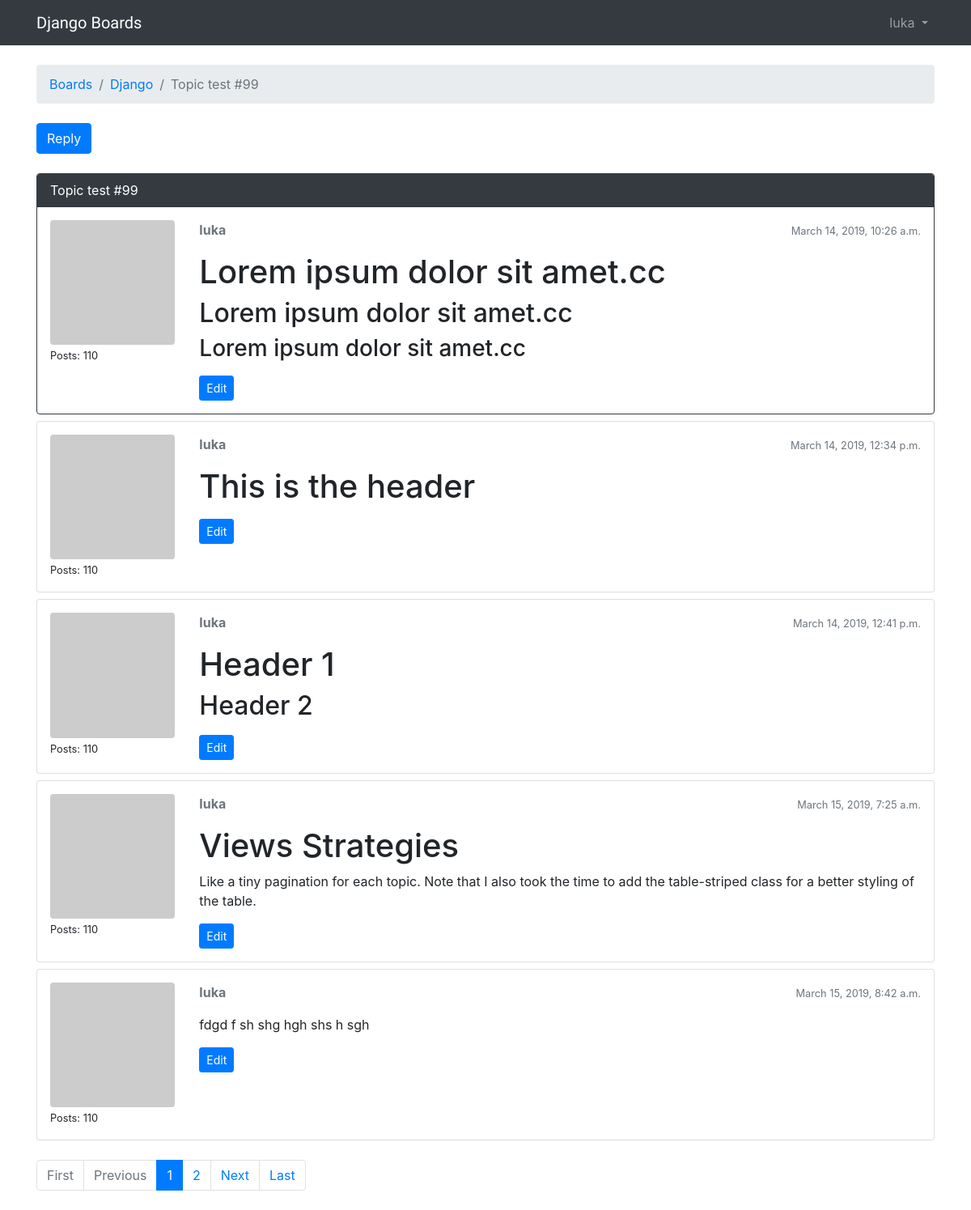
Screenshot of /boards/1/topics/103/ (signed in) with the database file from the repository.
### boards/models.py (models this page shows, shortened)
class Topic(models.Model):
    subject = models.CharField(max_length=255)
    last_updated = models.DateTimeField(auto_now_add=True)
    board = models.ForeignKey(Board, related_name='topics', on_delete=models.PROTECT)
    starter = models.ForeignKey(User, related_name='topics', on_delete=models.PROTECT)
    views = models.PositiveIntegerField(default=0)

class Board(models.Model):
    name = models.CharField(max_length=30, unique=True)
    description = models.CharField(max_length=1000)

class Post(models.Model):
    message = models.TextField(max_length=4000)
    topic = models.ForeignKey(Topic, related_name='posts', on_delete=models.PROTECT)
    created_at = models.DateTimeField(auto_now_add=True)
    updated_at = models.DateTimeField(null=True)
    created_by = models.ForeignKey(User, related_name='posts', on_delete=models.PROTECT)
    updated_by = models.ForeignKey(User, null=True, related_name='+', on_delete=models.PROTECT)
    def get_message_as_markdown(self):
        return mark_safe(markdown(self.message, safe_mode='escape'))

### boards/views.py (the view)
# urls.py: re_path(r'^boards/(?P<pk>\d+)/topics/(?P<topic_pk>\d+)/$', views.PostListView.as_view(), name='topic_posts'),
class PostListView(ListView):
    model = Post
    context_object_name = 'posts'
    template_name = 'topic_posts.html'
    paginate_by = 5
    def get_context_data(self, **kwargs):
        session_key = 'viewed_topic_{}'.format(self.topic.pk)
        if not self.request.session.get(session_key, False):
            self.topic.views += 1
            self.topic.save()
            self.request.session[session_key] = True
        kwargs['topic'] = self.topic
        return super().get_context_data(**kwargs)
    def get_queryset(self):
        self.topic = get_object_or_404(Topic, board__pk=self.kwargs.get('pk'), pk=self.kwargs.get('topic_pk'))
        queryset = self.topic.posts.order_by('created_at')
        return queryset

### boards/templatetags/gravatar.py (called while the page is built)
@register.filter
def gravatar(user):
    email = user.email.lower().encode('utf-8')
    default = 'mm'
    size = 256
    url = 'https://www.gravatar.com/avatar/{md5}?{params}'.format(
        md5=hashlib.md5(email).hexdigest(),
        params=urlencode({'d': default, 's': str(size)})
    )
    return url

### templates/topic_posts.html (shortened to what this page needs)
{% extends 'base.html' %}
{% load static %}
{% load gravatar %}
{% block breadcrumb %}
    <li class="breadcrumb-item"><a href="{% url 'home' %}">Boards</a></li>
    <li class="breadcrumb-item"><a href="{% url 'board_topics' topic.board.pk %}">{{ topic.board.name }}</a></li>
    <li class="breadcrumb-item active">{{ topic.subject }}</li>
{% endblock %}
{% block content %}
    <div class="mb-4">
        <a href="{% url 'reply_topic' topic.board.pk topic.pk %}" class="btn btn-primary" role="button">Reply</a>
    </div>
    {% for post in posts %}
        <div id="{{ post.pk }}" class="card {% if forloop.last %}mb-4{% else %}mb-2{% endif %} {% if forloop.first %}border-dark{% endif %}">
            {% if forloop.first %}
                <div class="card-header text-white bg-dark py-2 px-3">
                {{ topic.subject }}
                </div>
            {% endif %}
            <div class="card-body p-3">
            <div class="row">
              <div class="col-2">
                <img src="{{ post.created_by|gravatar }}" alt="{{ post.created_by.username }}" class="w-100 rounded">
                <small>Posts: {{ post.created_by.posts.count }}</small>
              </div>
              <div class="col-10">
                <div class="row mb-3">
                  <div class="col-6">
                    <strong class="text-muted">{{ post.created_by.username }}</strong>
                  </div>
                  <div class="col-6 text-right">
                    <small class="text-muted">{{ post.created_at }}</small>
                  </div>
                </div>
                {{ post.get_message_as_markdown }}
                {% if post.created_by == user %}
                  <div class="mt-3">
                    <a href="{% url 'edit_post' post.topic.board.pk post.topic.pk post.pk %}"
                       class="btn btn-primary btn-sm"
                       role="button">Edit</a>
                  </div>
                {% endif %}
              </div>
            </div>
            </div>
        </div>
    {% endfor %}
    {% include 'includes/pagination.html' %}
{% endblock content %}

### templates/base.html (shortened to what this page needs)
{% load static %}
<!doctype html>
<html lang="en">
<head>
    <link rel="stylesheet" href="https://stackpath.bootstrapcdn.com/bootstrap/4.3.1/css/bootstrap.min.css">
    <link rel="stylesheet" href="{% static 'css/app.css' %}">
</head>
<body>
    {% block body %}
    <nav class="navbar navbar-expand-sm navbar-dark bg-dark">
        <div class="container">
            <a class="navbar-brand" href="{% url 'home' %}">Django Boards</a>
            <div class="collapse navbar-collapse" id="mainMenu">
                {% if user.is_authenticated %}
                    <ul class="navbar-nav ml-auto">
                        <li class="nav-item dropdown">
                            <a class="nav-link dropdown-toggle" href="#" id="userMenu" data-toggle="dropdown" aria-haspopup="true" aria-expanded="false">
                                {{ user.username }}
                            </a>
                        </li>
                    </ul>
                {% else %}
                    <form class="form-inline ml-auto">
                        <a href="{% url 'login' %}" class="btn btn-outline-secondary">Log in</a>
                        <a href="{% url 'signup' %}" class="btn btn-primary ml-2">Sing up</a>
                    </form>
                {% endif %}
            </div>
        </div>
    </nav>
    <div class="container">
        <ol class="breadcrumb my-4">
            {% block breadcrumb %}
            {% endblock breadcrumb %}
        </ol>
        {% block content %}
        {% endblock content %}
    </div>
    {% endblock body %}
</body>
</html>

### static/css/app.css (style rules this page uses)
.navbar-brand { font-family: 'Inconsolata', monospace; }

### rows the page displays
Topic: board.name "Django", subject "Topic test #99"
Post: created_by.posts.count "110", created_by.username "luka", created_at "March 14, 2019, 10:26 a.m.", get_message_as_markdown "Lorem ipsum dolor sit amet.cc Lorem ipsum dolor sit amet.cc Lorem ipsum dolor sit amet.cc", shows "Edit"
Post: created_by.posts.count "110", created_by.username "luka", created_at "March 14, 2019, 12:34 p.m.", get_message_as_markdown "This is the header", shows "Edit"
Post: created_by.posts.count "110", created_by.username "luka", created_at "March 14, 2019, 12:41 p.m.", get_message_as_markdown "Header 1 Header 2", shows "Edit"
Post: created_by.posts.count "110", created_by.username "luka", created_at "March 15, 2019, 7:25 a.m.", get_message_as_markdown "Views Strategies Like a tiny pagination for each topic. Note that I also took the time to add the table-striped class for a better styling of the table.", shows "Edit"
Post: created_by.posts.count "110", created_by.username "luka", created_at "March 15, 2019, 8:42 a.m.", get_message_as_markdown "fdgd f sh shg hgh shs h sgh", shows "Edit"

### other values shown
{{ user.username }} "luka"
{{ page_num }} "1"
{{ page_num }} "2"
